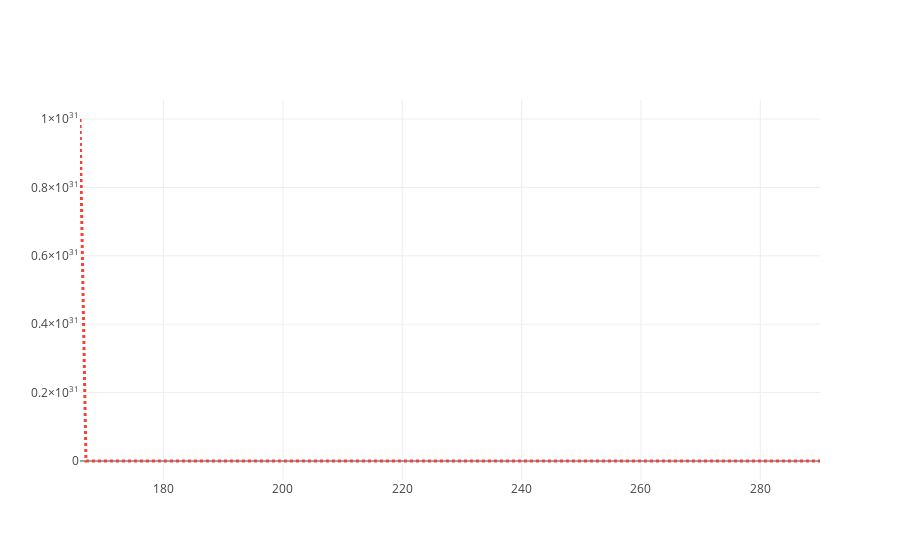

Notebook source saved alongside this figure:
### Code cell
traceN = go.Scatter(
    x = x,
    y = nash,
    mode = 'lines',
    name = 'Nash.',
    line = dict(
        color = '#F44336',
        width = 3,
        dash = 'dot')
)
n = [traceN]
nfigname = "Nash.png"

%matplotlib inline
import plotlycred

online = False
if online:
    # fig = py.iplot(data) 
    fig = go.Figure(data=n)#, layout=layout)
    py.image.save_as(fig, filename=nfigname)
    # py.plot(fig, filename=figname) # Opens in web
else:
    fig = go.Figure(data=n)#, layout=layout)
    iplot(fig)

### Figure 1 — Plotly figure (JSON) as saved in the notebook; plotly's stock layout.template omitted (floating-point values rounded to 4 significant figures; data arrays with more than 128 entries replaced by an {"elided": "..."} marker saying what was removed)
{"data": [{"line": {"color": "#F44336", "dash": "dot", "width": 3}, "mode": "lines", "name": "Nash.", "type": "scatter", "x": {"elided": "135 int values"}, "y": [1e+31, -0.4165, -0.6469, -0.506, -0.4304, -0.4287, -0.4006, -1.984, -4.02, -5.532, -6.194, -6.369, -6.477, -8.929, -9.507, -9.64, -9.556, -9.29, -9.042, -8.817, -8.557, -8.254, -8.022, -7.415, -0.9866, -1.089, -1.281, -1.375, -1.416, -1.432, -1.439, -1.44, -1.44, -1.439, -1.441, -1.437, -1.435, -1.432, -1.425, -1.425, -1.628, -1.736, -1.778, -1.793, -1.797, -1.793, -1.783, -1.772, -1.965, 0.1387, 0.2578, 0.2739, 0.267, 0.2602, 0.2553, 0.251, 0.2484, 0.2468, 0.2455, 0.2445, 0.2404, 0.2393, 0.2383, 0.2372, 0.236, 0.2349, 0.171, 0.2534, 0.2535, 0.2542, 0.2543, 0.2762, 0.4449, 0.4538, 0.4566, 0.4574, 0.4575, 0.4574, 0.4572, 0.457, 0.4532, 0.4522, 0.4601, 0.458, 0.4774, 0.4463, 0.445, 0.4437, 0.4437, 0.4437, 0.4436, 0.4433, 0.443, 0.4268, 0.4268, 0.4267, 0.4265, 0.4263, 0.426, 0.4257, 0.4253, 0.4247, 0.4241, 0.4234, 0.4226, 0.4218, 0.4209, 0.42, 0.4191, 0.4114, 0.4103, 0.4103, 0.4103, 0.4103, 0.4103, 0.4103, 0.4103, 0.4103, 0.4103, 0.4103, 0.4103, 0.4103, 0.4103, 0.4103, 0.4103]}], "layout": {}}
